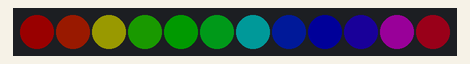
Recording of a sketch running on a simulated Arduino Uno, built with avr-gcc and run on an emulated ATmega328P. Parts: 12 RGB LEDs in strip order, left to right. Dim RGB values are drawn brighter than linear.

Above: at 0.16 s.
At 2.62 s:
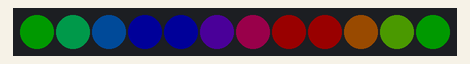
At 5.99 s:
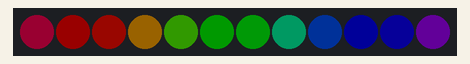
At 9.68 s:
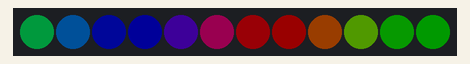
At 15.2 s:
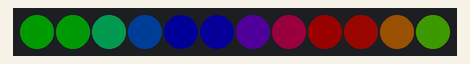
At 20.72 s:
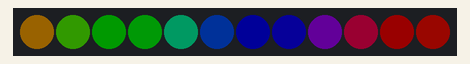

Measured:
- by itself, everything shown: repeats every 19.6 s, in 64 steps

The sketch:

RAINBOW_CYCLE.ino
```cpp
#include <Adafruit_NeoPixel.h>

// Pin to use to send signals to WS2812B
#define LED_PIN 9

// Number of WS2812B LEDs attached to the Arduino
#define LED_COUNT 12

// Setting up the NeoPixel library
Adafruit_NeoPixel strip(LED_COUNT, LED_PIN, NEO_GRB + NEO_KHZ800);

void setup() {
  strip.begin();           // Initialize NeoPixel object
  strip.setBrightness(25); // Set BRIGHTNESS to about 4% (max = 255)
  strip.show();            // Initialize all pixels to 'off'
}

void loop() {
  rainbow(10); // 10 means 10ms interval
}

// Rainbow cycle along whole strip. Pass delay time (in ms) between frames.
void rainbow(int wait) {
  // 5 cycles of all colors on wheel
  for(long firstPixelHue = 0; firstPixelHue < 5*65536; firstPixelHue += 256) {
    strip.rainbow(firstPixelHue);
    strip.show(); // Update strip with new contents
    delay(wait);  // Pause for a moment
  }
}
```
